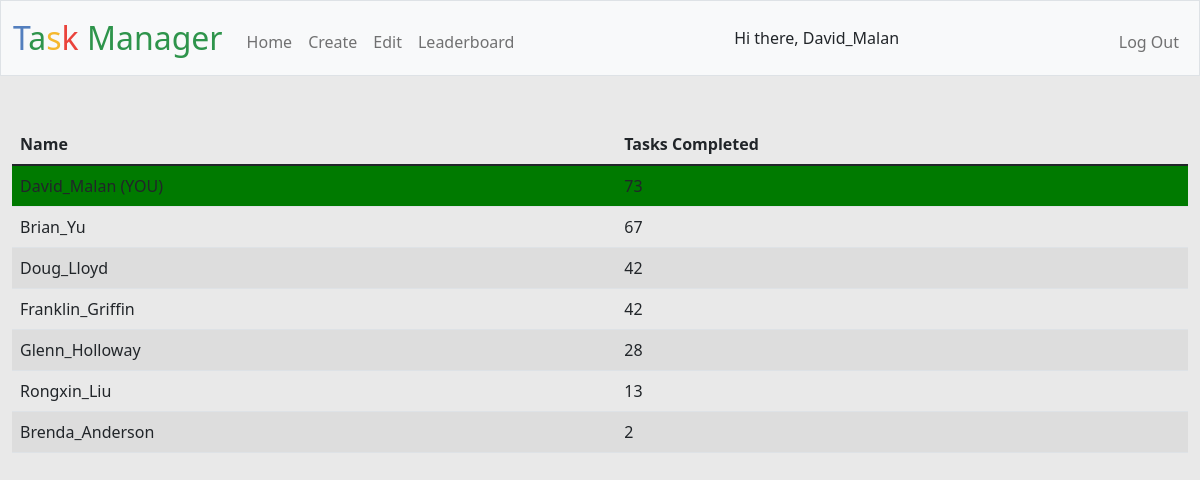
/leaderboard (signed in), run on the app's committed database.
### tables this page shows
CREATE TABLE users (id INTEGER PRIMARY KEY AUTOINCREMENT NOT NULL, username TEXT NOT NULL, hash TEXT NOT NULL, tasks INTEGER NOT NULL);

### app.py (the view)
@app.route("/leaderboard")
@login_required
def leaderboard():
    lb = db.execute("SELECT username, tasks, id FROM users ORDER BY tasks DESC")
    return render_template("leaderboard.html", lb=lb, me=session["user_id"])

### app.py (called while the page is built)
@app.after_request
def after_request(response):
    response.headers["Cache-Control"] = "no-cache, no-store, must-revalidate"
    response.headers["Expires"] = 0
    response.headers["Pragma"] = "no-cache"
    return response

### helpers.py (called while the page is built)
def login_required(f):
    @wraps(f)
    def decorated_function(*args, **kwargs):
        if session.get("user_id") is None:
            return redirect("/login")
        return f(*args, **kwargs)
    return decorated_function

### templates/leaderboard.html (shortened to what this page needs)
{% extends "layout.html" %}
{% block main %}
    <table class="table table-striped">
        <thead>
            <tr>
                <th class="text-start">Name</th>
                <th class="text-start">Tasks Completed</th>
            </tr>
        </thead>
    <tbody>
            {% for row in lb %}
                {% if row["id"] == me %}
                    <tr class="me">
                        <td class="text-start">{{row["username"]}} (YOU)</td>
                {% else %}
                    <tr>
                        <td class="text-start">{{row["username"]}}</td>
                {% endif %}
                        <td class="text-start">{{row["tasks"]}}</td>
                    </tr>
            {% endfor %}
        </tbody>
    </table>
{% endblock %}

### templates/layout.html (shortened to what this page needs)
<!DOCTYPE html>
<html lang="en">
    <head>
        <link href="https://cdn.jsdelivr.net/npm/bootstrap@5.1.3/dist/css/bootstrap.min.css" rel="stylesheet">
        <link href="/static/styles.css" rel="stylesheet">
    </head>
    <body>
        <nav class="bg-light border navbar navbar-expand-md navbar-light">
            <div class="container-fluid">
                <a class="navbar-brand" href="/"><span class="blue">T</span><span class="green">a</span><span class="yellow">s</span><span class="red1">k</span> <span class="green">Manager</span></a>
                <div class="collapse navbar-collapse" id="navbar">
                    {% if session["user_id"] %}
                        <ul class="navbar-nav me-auto mt-2">
                            <li class="nav-item"><a class="nav-link" href="/">Home</a></li>
                            <li class="nav-item"><a class="nav-link" href="/create">Create</a></li>
                            <li class="nav-item"><a class="nav-link" href="/edit">Edit</a></li>
                            <li class="nav-item"><a class="nav-link" href="/leaderboard">Leaderboard</a></li>
                        </ul>
                        Hi there, {{session["user_name"]}}
                        <ul class="navbar-nav ms-auto mt-2">
                            <li class="nav-item"><a class="nav-link" href="/logout">Log Out</a></li>
                        </ul>
                    {% else %}
                        <ul class="navbar-nav ms-auto mt-2">
                            <li class="nav-item"><a class="nav-link" href="/register">Register</a></li>
                            <li class="nav-item"><a class="nav-link" href="/login">Log In</a></li>
                        </ul>
                    {% endif %}
                </div>
            </div>
        </nav>
        <main class="container-fluid py-5 text-center">
            {% block main %}{% endblock %}
        </main>
    </body>
</html>

### static/styles.css (style rules this page uses)
nav .navbar-brand { font-size: xx-large; }
nav .navbar-brand .blue { color: #537fbe; }
nav .navbar-brand .red1 { color: #ea433b; }
nav .navbar-brand .yellow { color: #f5b82e; }
nav .navbar-brand .green { color: #2e944b; }
.me { background-color: green; }
body { background-color: #e9e9e9; }

### data on the page
users: user_name "David_Malan", username "David_Malan", tasks "73"
users: username "Brian_Yu", tasks "67"
users: username "Doug_Lloyd", tasks "42"
users: username "Franklin_Griffin", tasks "42"
users: username "Glenn_Holloway", tasks "28"
users: username "Rongxin_Liu", tasks "13"
users: username "Brenda_Anderson", tasks "2"
